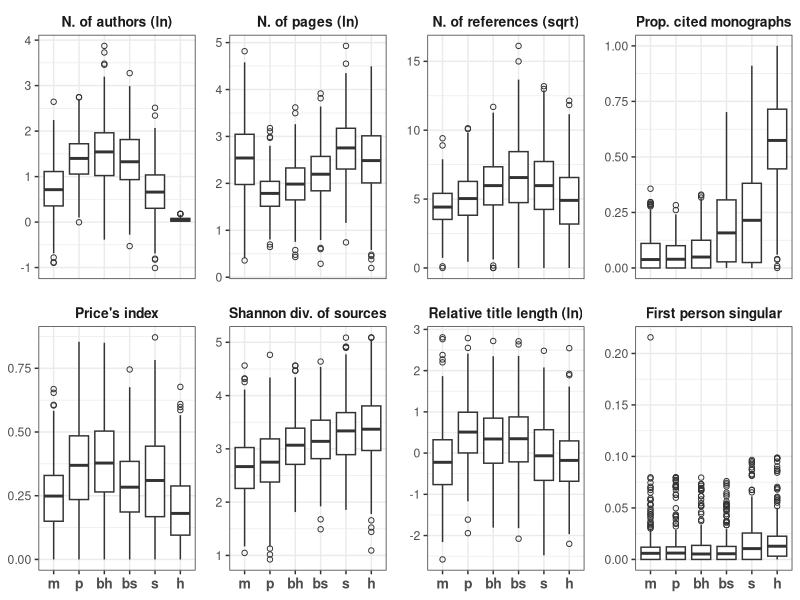

Write R code to recreate this figure.
# Load necessary libraries
library(tidyverse)
library(dplyr)
library(tidyr)

# Define categories and variables
categories <- c("m", "p", "bh", "bs", "s", "h")
variables <- c(
  "N. of authors (ln)", "N. of pages (ln)", "N. of references (sqrt)", "Prop. cited monographs",
  "Price's index", "Shannon div. of sources", "Relative title length (ln)", "First person singular"
)

# Set seed for reproducibility
set.seed(123)

# Number of samples per group
n_per_group <- 500

# --- Simulation Parameters (Approximate Mean and SD for each Var/Cat) ---
# Structure: list(Variable = list(Category = c(mean, sd)))
# These are visual estimates and may need tweaking for a closer match.
params <- list(
  "N. of authors (ln)" = list(
    m = c(0.7, 0.6), p = c(1.4, 0.5), bh = c(1.5, 0.7), bs = c(1.3, 0.6), s = c(0.7, 0.6), h = c(0.1, 0.1)
  ),
  "N. of pages (ln)" = list(
    m = c(2.5, 0.8), p = c(1.8, 0.4), bh = c(2.0, 0.5), bs = c(2.2, 0.6), s = c(2.7, 0.6), h = c(2.5, 0.7)
  ),
  "N. of references (sqrt)" = list(
    m = c(4.5, 1.5), p = c(5.0, 1.8), bh = c(6.0, 2.0), bs = c(6.5, 2.5), s = c(6.0, 2.5), h = c(5.0, 2.5)
  ),
  "Prop. cited monographs" = list( # Bounded 0-1
    m = c(0.05, 0.1), p = c(0.04, 0.08), bh = c(0.05, 0.1), bs = c(0.15, 0.2), s = c(0.2, 0.25), h = c(0.6, 0.2)
  ),
  "Price's index" = list( # Bounded 0-1
    m = c(0.25, 0.15), p = c(0.35, 0.18), bh = c(0.38, 0.18), bs = c(0.28, 0.15), s = c(0.30, 0.2), h = c(0.18, 0.15)
  ),
  "Shannon div. of sources" = list(
    m = c(2.7, 0.6), p = c(2.8, 0.6), bh = c(3.1, 0.5), bs = c(3.2, 0.5), s = c(3.3, 0.6), h = c(3.4, 0.7)
  ),
  "Relative title length (ln)" = list(
    m = c(-0.2, 0.8), p = c(0.5, 0.7), bh = c(0.4, 0.8), bs = c(0.3, 0.8), s = c(0.0, 0.9), h = c(-0.2, 0.7)
  ),
  "First person singular" = list( # Bounded >= 0, very skewed
    # Use rnorm with small mean/sd and take absolute value, or add specific outliers
    # Let's try rnorm near 0 and cap at 0, maybe add a few larger values manually
    m = c(0.005, 0.01), p = c(0.005, 0.01), bh = c(0.005, 0.01), bs = c(0.005, 0.01), s = c(0.01, 0.02), h = c(0.01, 0.015)
  )
)

# --- Generate Simulated Data ---
sim_data_list <- list()

for (var in variables) {
  for (cat in categories) {
    mean_val <- params[[var]][[cat]][1]
    sd_val <- params[[var]][[cat]][2]
    
    # Simulate base data
    sim_values <- rnorm(n_per_group, mean = mean_val, sd = sd_val)
    
    # Apply constraints / adjustments based on variable type
    if (var == "Prop. cited monographs" || var == "Price's index") {
      sim_values <- pmax(0, pmin(1, sim_values)) # Cap between 0 and 1
    } else if (var == "First person singular") {
      sim_values <- pmax(0, sim_values) # Ensure non-negative
      # Add some extra outliers to better match the plot
      n_outliers <- round(n_per_group * 0.05) # Add 5% outliers
      extra_outliers <- runif(n_outliers, min=0.03, max= if(cat %in% c('s', 'h')) 0.1 else 0.08)
      # Randomly replace some values with outliers
      indices_to_replace <- sample(1:n_per_group, n_outliers)
      sim_values[indices_to_replace] <- extra_outliers
      # Add one very large outlier for 'm' as seen in plot
      if(cat == 'm'){
        sim_values[sample(1:n_per_group, 1)] <- runif(1, 0.18, 0.22)
      }
    } else if (var == "N. of authors (ln)" && cat == 'h') {
      # Special case for 'h' in authors - very low values
      sim_values <- rnorm(n_per_group, mean = 0.05, sd = 0.05)
      sim_values <- pmax(0, sim_values) # Ensure non-negative
    } else if (var == "N. of references (sqrt)") {
      sim_values <- pmax(0, sim_values) # Ensure non-negative (sqrt can't be < 0)
    }
    
    
    sim_data_list[[length(sim_data_list) + 1]] <- data.frame(
      Category = cat,
      Variable = var,
      Value = sim_values
    )
  }
}

# Combine into a single data frame
sim_data <- bind_rows(sim_data_list)

# Convert Category and Variable to factors with specified order
sim_data$Category <- factor(sim_data$Category, levels = categories)
sim_data$Variable <- factor(sim_data$Variable, levels = variables)

# --- Create the Plot ---
ggplot(sim_data, aes(x = Category, y = Value)) +
  geom_boxplot(outlier.shape = 1, outlier.size = 1.5) + # Use circles for outliers
  facet_wrap(~ Variable, scales = "free_y", ncol = 4) + # Create grid, free y-axis
  theme_bw() + # Black and white theme similar to original
  labs(x = NULL, y = NULL) + # Remove axis titles
  theme(
    strip.background = element_blank(), # Remove background from facet titles
    strip.text = element_text(size = 10, face = "bold"), # Adjust facet title appearance
    axis.text.x = element_text(size = 10, face = "bold"), # Make x-axis labels bold like original
    panel.spacing = unit(1, "lines") # Add some space between panels
  )
